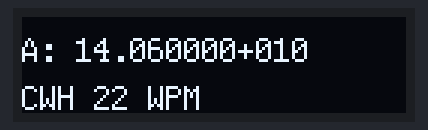
Simulated run of this sketch. Board: Arduino Uno, built with avr-gcc and run on an emulated ATmega328P. Parts: 128×32 one-colour display. What the sketch prints to the serial monitor is not drawn.

Above: at 0.2 s.
At 1.3 s:
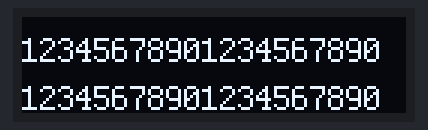

The sketch:

testSSD1306.ino
```cpp
 #include "U8g2lib.h"

U8G2_SSD1306_128X32_UNIVISION_F_SW_I2C u8g2(U8G2_R0, /* clock=*/ 21, /* data=*/ 20, /* reset=*/ U8X8_PIN_NONE);


void draw(void) {
//  u8g2.setFont(u8g_font_unifont);
  u8g2.setFont(u8g2_font_unifont_tf);
//  u8g2.setFont(u8g2_font_ncenB14_tr);
//  u8g2.setFont(u8g2_font_unifont_t_symbols);
//  u8g2.drawUTF8(5, 20, "Snowman: ☃");
//  u8g2.drawStr(0, 15, "Hello World!");
//  u8g2.drawStr(0, 15, "A: 14.060000+010");
//  u8g2.drawStr(0, 30, "CWH 22 WPM");
//  u8g2.drawStr(0, 15, "         1");
//  u8g2.drawStr(0, 30, "1234567890123456");
  u8g2.drawStr(0, 15, "12345678901234567890");
  u8g2.drawStr(0, 30, "12345678901234567890");
}

void setup(void) {
    Serial.begin(115200);
    Serial.println("Hello World!");
    u8g2.begin();
    u8g2.clear();
//    u8g2.firstPage();
//    do {
//        draw();
//    } while( u8g2.nextPage() );
//u8g2.setBufferCurrTileRow(0);       // let y=0 be the topmost row of the buffer
//u8g2.clearBuffer();
//u8g2.setFont(u8g2_font_unifont_tf);
//u8g2.setFont(u8g2_font_profont12_mf);
//u8g2.drawStr(0, 8, "Hello World!");
//u8g2.drawBox(0, 0, 128, 32);
//u8g2.drawStr(0, 8, "A: 14.060000+010");
//u8g2.drawStr(0, 8, "12345678901234567890");
//u8g2.setBufferCurrTileRow(1);    // write the buffer to tile row 2 (y=16) on the display
//u8g2.sendBuffer();
//u8g2.clearBuffer();
//u8g2.drawStr(0, 16, "CWH 22 WPM");
//u8g2.drawStr(0, 16, "12345678901234567890");
//u8g2.setBufferCurrTileRow(3);   // write the same buffer to tile row 4 (y=32) on the display
//u8g2.sendBuffer();
u8g2.firstPage();
do {
    u8g2.setFont(u8g2_font_profont12_mf);
    Serial.print("Max height ");
    Serial.println(u8g2.getMaxCharHeight());
    Serial.print("Max width ");
    Serial.println(u8g2.getMaxCharWidth());
    u8g2.drawStr(0, 15, "A: 14.060000+010");
    u8g2.drawStr(0, 31, "CWH 22 WPM");
} while ( u8g2.nextPage() );
delay(1000);
u8g2.clear();
u8g2.firstPage();
do {
    u8g2.setFont(u8g2_font_profont12_mf);
    u8g2.drawStr(0, 15, "12345678901234567890");
    u8g2.drawStr(0, 31, "12345678901234567890");
} while ( u8g2.nextPage() );
}

void loop(void) {

}
```

Measured:
- what the display in image 0 shows lasts 1.0 s, from 0.1 s to 1.1 s
